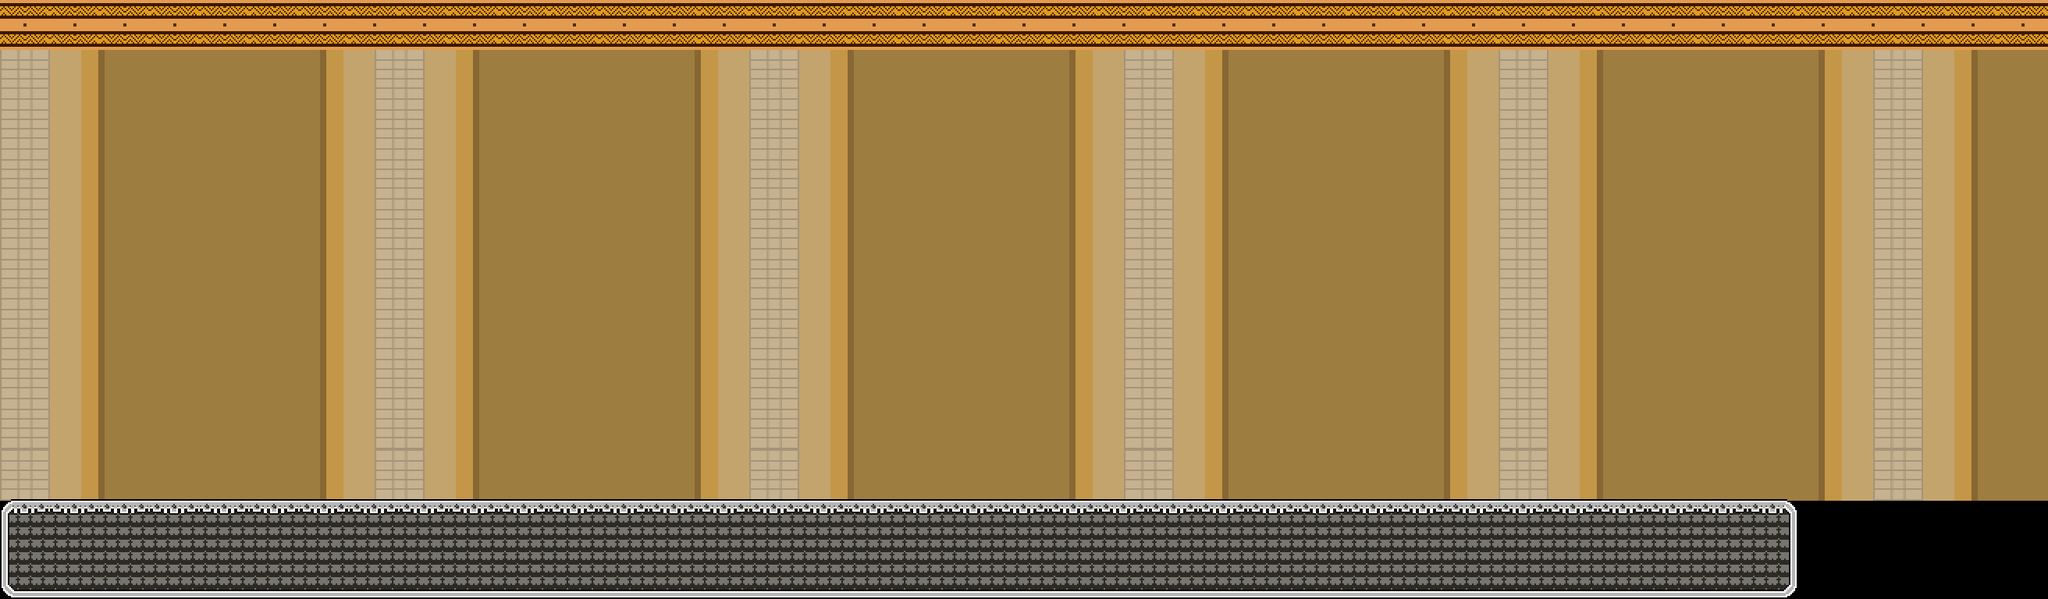

Below is a game level as drawn by its tile map, then a one-line description and the .tmx file that defines it, in full:
An orthogonal 41x12 tile map with 64x64 px tiles, 2 tile layers (Tile Layer 1, tiles), 3 tilesets and 21 objects (4x Floor, 4x Camera, 2x Player, 2x Enemy, 2x Start, ...).

<map version="1.2" tiledversion="1.2.0" orientation="orthogonal" renderorder="right-down" width="41" height="12" tilewidth="64" tileheight="64" infinite="0" nextlayerid="12" nextobjectid="96">
 <tileset firstgid="1" source="Bank Lobby.tsx" />
 <tileset firstgid="193" source="level 3 tiles.tsx" />
 <tileset firstgid="209" source="RBC tileset and BG.tsx" />
 <layer id="10" name="Tile Layer 1" width="41" height="12">
  <data encoding="csv">
1,2,3,4,5,6,7,8,9,10,11,12,13,14,15,1,2,3,4,5,6,7,8,9,10,11,12,13,14,15,1,2,3,4,5,6,7,8,9,10,11,
17,18,19,20,21,22,23,24,25,26,27,28,29,30,31,17,18,19,20,21,22,23,24,25,26,27,28,29,30,31,17,18,19,20,21,22,23,24,25,26,27,
33,34,35,36,37,38,39,40,41,42,43,44,45,46,47,33,34,35,36,37,38,39,40,41,42,43,44,45,46,47,33,34,35,36,37,38,39,40,41,42,43,
49,50,51,52,53,54,55,56,57,58,59,60,61,62,63,49,50,51,52,53,54,55,56,57,58,59,60,61,62,63,49,50,51,52,53,54,55,56,57,58,59,
65,66,67,68,69,70,71,72,73,74,75,76,77,78,79,65,66,67,68,69,70,71,72,73,74,75,76,77,78,79,65,66,67,68,69,70,71,72,73,74,75,
81,82,83,84,85,86,87,88,89,90,91,92,93,94,95,81,82,83,84,85,86,87,88,89,90,91,92,93,94,95,81,82,83,84,85,86,87,88,89,90,91,
97,98,99,100,101,102,103,104,105,106,107,108,109,110,111,97,98,99,100,101,102,103,104,105,106,107,108,109,110,111,97,98,99,100,101,102,103,104,105,106,107,
113,114,115,116,117,118,119,120,121,122,123,124,125,126,127,113,114,115,116,117,118,119,120,121,122,123,124,125,126,127,113,114,115,116,117,118,119,120,121,122,123,
129,130,131,132,133,134,135,136,137,138,139,140,141,142,143,129,130,131,132,133,134,135,136,137,138,139,140,141,142,143,129,130,131,132,133,134,135,136,137,138,139,
145,146,147,148,149,150,151,152,153,154,155,156,157,158,159,145,146,147,148,149,150,151,152,153,154,155,156,157,158,159,145,146,147,148,149,150,151,152,153,154,155,
161,162,163,164,165,166,167,168,169,170,171,172,173,174,175,161,162,163,164,165,166,167,168,169,170,171,172,173,174,175,161,162,163,164,165,166,167,168,169,170,171,
177,178,179,180,181,182,183,184,185,186,187,188,189,190,191,177,178,179,180,181,182,183,184,185,186,187,188,189,190,191,177,178,179,180,181,182,183,184,185,186,187
</data>
 </layer>
 <layer id="11" name="tiles" width="41" height="12">
  <data encoding="csv">
0,0,0,0,0,0,0,0,0,0,0,0,0,0,0,0,0,0,0,0,0,0,0,0,0,0,0,0,0,0,0,0,0,0,0,0,0,0,0,0,0,
0,0,0,0,0,0,0,0,0,0,0,0,0,0,0,0,0,0,0,0,0,0,0,0,0,0,0,0,0,0,0,0,0,0,0,0,0,0,0,0,0,
0,0,0,0,0,0,0,0,0,0,0,0,0,0,0,0,0,0,0,0,0,0,0,0,0,0,0,0,0,0,0,0,0,0,0,0,0,0,0,0,0,
0,0,0,0,0,0,0,0,0,0,0,0,0,0,0,0,0,0,0,0,0,0,0,0,0,0,0,0,0,0,0,0,0,0,0,0,0,0,0,0,0,
0,0,0,0,0,0,0,0,0,0,0,0,0,0,0,0,0,0,0,0,0,0,0,0,0,0,0,0,0,0,0,0,0,0,0,0,0,0,0,0,0,
0,0,0,0,0,0,0,0,0,0,0,0,0,0,0,0,0,0,0,0,0,0,0,0,0,0,0,0,0,0,0,0,0,0,0,0,0,0,0,0,0,
0,0,0,0,0,0,0,0,0,0,0,0,0,0,0,0,0,0,0,0,0,0,0,0,0,0,0,0,0,0,0,0,0,0,0,0,0,0,0,0,0,
0,0,0,0,0,0,0,0,0,0,0,0,0,0,0,0,0,0,0,0,0,0,0,0,0,0,0,0,0,0,0,0,0,0,0,0,0,0,0,0,0,
0,0,0,0,0,0,0,0,0,0,0,0,0,0,0,0,0,0,0,0,0,0,0,0,0,0,0,0,0,0,0,0,0,0,0,0,0,0,0,0,0,
0,0,0,0,0,0,0,0,0,0,0,0,0,0,0,0,0,0,0,0,0,0,0,0,0,0,0,0,0,0,0,0,0,0,0,0,0,0,0,0,0,
209,210,210,210,210,210,210,210,210,210,210,210,210,210,210,210,210,210,210,210,210,210,210,210,210,210,210,210,210,210,210,210,210,210,210,211,0,0,0,0,0,
219,220,220,220,220,220,220,220,220,220,220,220,220,220,220,220,220,220,220,220,220,220,220,220,220,220,220,220,220,220,220,220,220,220,220,221,0,0,0,0,0
</data>
 </layer>
 <objectgroup id="3" name="characters">
  <object id="88" name="Player" x="128" y="512" width="64" height="64">
   <properties>
    <property name="direction" value="right" />
   </properties>
  </object>
  <object id="91" name="Enemy" x="960" y="512" width="64" height="64">
   <properties>
    <property name="Etype" value="41" />
    <property name="keyReq" value="1" />
    <property name="mode" value="starting" />
    <property name="number" value="0" />
   </properties>
  </object>
  <object id="92" name="Player" x="2048" y="512" width="64" height="64">
   <properties>
    <property name="direction" value="left" />
   </properties>
  </object>
  <object id="95" name="Enemy" x="1152" y="512" width="64" height="64">
   <properties>
    <property name="Etype" value="43" />
    <property name="keyReq" value="0" />
    <property name="mode" value="starting" />
    <property name="number" value="1" />
   </properties>
  </object>
 </objectgroup>
 <objectgroup id="4" name="general">
  <object id="65" name="Start" x="0" y="0" width="64" height="64">
   <properties>
    <property name="direction" value="right" />
   </properties>
  </object>
  <object id="66" name="Floor" x="0" y="640" width="2279.03" height="128" />
  <object id="67" name="Floor" x="-64" y="0" width="64" height="576" />
  <object id="69" name="Door" x="2225" y="496" width="15" height="144">
   <properties>
    <property name="direction" value="right" />
    <property name="open" value="0" />
    <property name="openKeys" value="1" />
    <property name="openTo" value="2" />
   </properties>
  </object>
  <object id="70" name="Floor" x="2225" y="0" width="15" height="496">
   <properties>
    <property name="door" value="1" />
   </properties>
  </object>
  <object id="72" name="Teller" x="1600" y="320" width="194" height="320" />
  <object id="75" name="EBound" x="128" y="256" width="64" height="384" />
  <object id="76" name="EBound" x="1984" y="320" width="64" height="320" />
  <object id="78" name="Coin" x="2112" y="256" width="64" height="64">
   <properties>
    <property name="number" value="0" />
    <property name="value" value="25" />
   </properties>
  </object>
  <object id="79" name="Coin" x="2048" y="128" width="64" height="64">
   <properties>
    <property name="number" value="1" />
    <property name="value" value="25" />
   </properties>
  </object>
  <object id="80" name="Door" x="0" y="496" width="15" height="144">
   <properties>
    <property name="direction" value="left" />
    <property name="open" value="0" />
    <property name="openKeys" value="4" />
    <property name="openTo" value="0" />
   </properties>
  </object>
  <object id="81" name="Floor" x="0" y="0" width="15" height="496">
   <properties>
    <property name="door" value="1" />
   </properties>
  </object>
  <object id="83" name="Start" x="1216" y="0" width="64" height="64">
   <properties>
    <property name="direction" value="left" />
   </properties>
  </object>
 </objectgroup>
 <objectgroup id="5" name="Cameras">
  <object id="84" name="Camera" x="0" y="-64" width="1536" height="64">
   <properties>
    <property name="direction" value="1" />
   </properties>
  </object>
  <object id="85" name="Camera" x="2240" y="0" width="64" height="768">
   <properties>
    <property name="direction" value="2" />
   </properties>
  </object>
  <object id="86" name="Camera" x="0" y="768" width="1536" height="64">
   <properties>
    <property name="direction" value="3" />
   </properties>
  </object>
  <object id="87" name="Camera" x="-64" y="0" width="64" height="768">
   <properties>
    <property name="direction" value="4" />
   </properties>
  </object>
 </objectgroup>
</map>